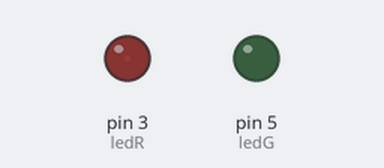
Bench run of a sketch on a simulated Arduino Uno, built with avr-gcc and run on an emulated ATmega328P. Shown: output pins drawn as LEDs (lit = HIGH).

Above: at 0.05 s.
At 0.95 s:
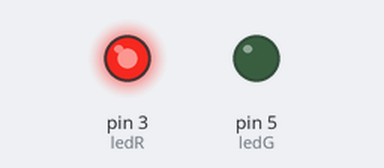
At 1.55 s:
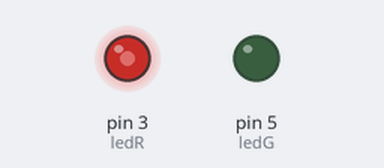
At 3.1 s:
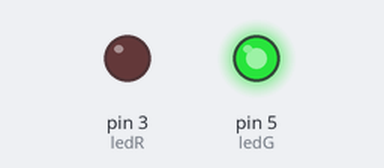
Timing chart, 0 to 7.2 s (numbered marks = the images above):
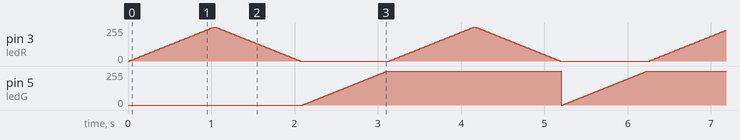

The sketch:

AR06_4led.ino.ino
```cpp
int ledR = 3;
int ledG = 5;
int ledB = 6;
int ledY = 9;

int dimTime = 20;
void setup() {

}
void loop() {
  for(int fadeValue = 0; fadeValue <= 255; fadeValue+=5){
    analogWrite(ledR, fadeValue);
    delay(dimTime);
  }
  for(int fadeValue = 255; fadeValue >=0; fadeValue -=5){
    analogWrite(ledR, fadeValue);
    delay(dimTime);
}
for(int fadeValue = 0; fadeValue <= 255; fadeValue +=5){
  analogWrite(ledG, fadeValue);
  delay(dimTime);
}
}
```

Measured:
- by itself, pin 5 (ledG): ramps from 0/255 to 255/255 and jumps back, once every 3.1 s
